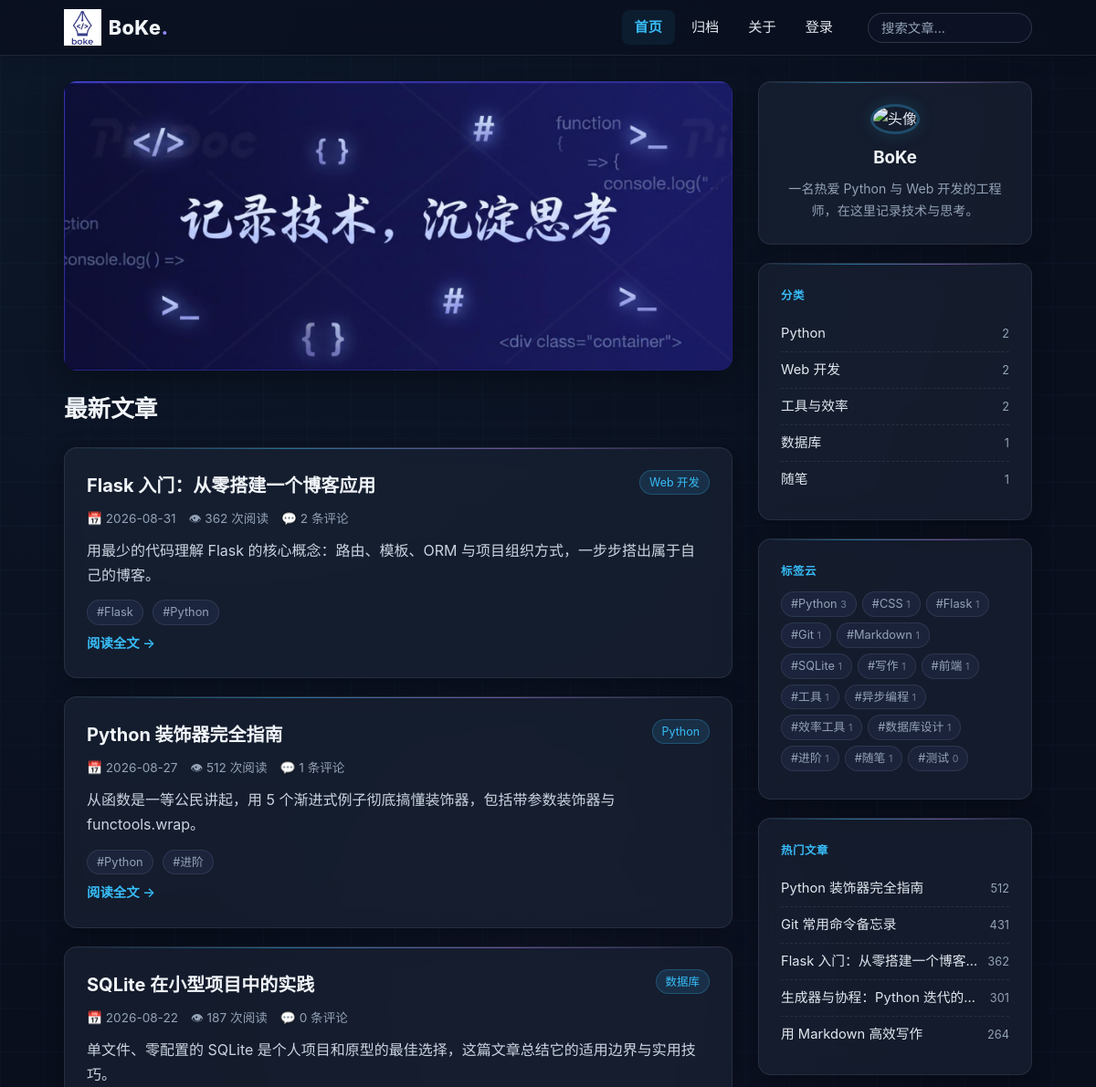
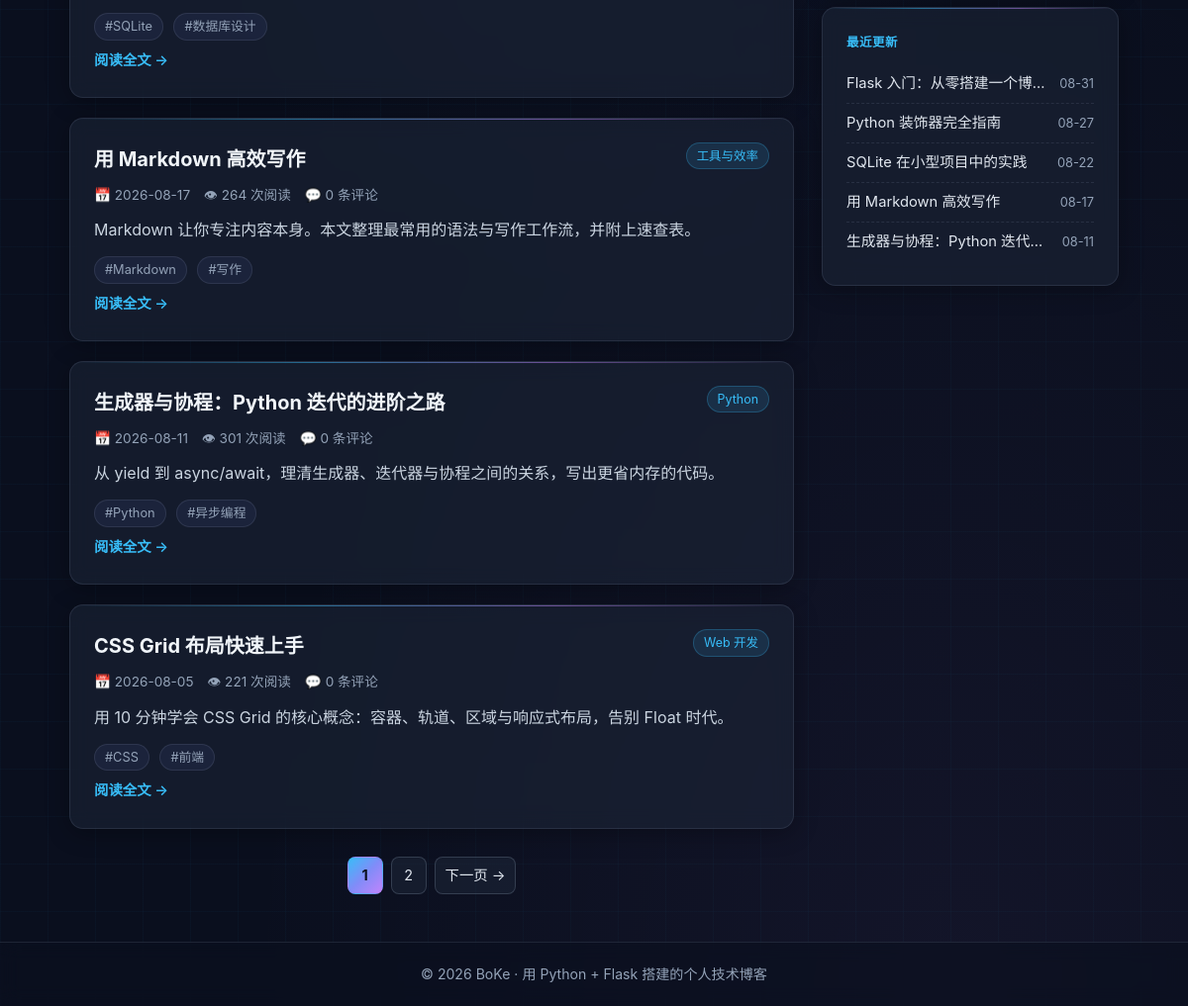
The page / on the database its author committed (2 pictures, top to bottom).
### models.py (models this page shows, shortened)
class Post(db.Model):
    id = db.Column(db.Integer, primary_key=True)
    title = db.Column(db.String(200), nullable=False)
    slug = db.Column(db.String(200), unique=True, nullable=False)
    summary = db.Column(db.Text)
    content = db.Column(db.Text, nullable=False)
    created_at = db.Column(db.DateTime, default=datetime.now, nullable=False)
    updated_at = db.Column(db.DateTime, default=datetime.now,
                           onupdate=datetime.now, nullable=False)
    views = db.Column(db.Integer, default=0, nullable=False)
    published = db.Column(db.Boolean, default=True, nullable=False)
    category_id = db.Column(db.Integer, db.ForeignKey('category.id'))
    comments = db.relationship('Comment', backref='post',
                               cascade='all, delete-orphan', lazy='dynamic')

class Category(db.Model):
    id = db.Column(db.Integer, primary_key=True)
    name = db.Column(db.String(50), unique=True, nullable=False)
    posts = db.relationship('Post', backref='category', lazy='dynamic')

class Tag(db.Model):
    id = db.Column(db.Integer, primary_key=True)
    name = db.Column(db.String(50), unique=True, nullable=False)
    posts = db.relationship('Post', secondary=post_tags,
                            backref=db.backref('tags', lazy='joined'),
                            lazy='dynamic')

### app.py (the view)
    @app.route('/')
    def index():
        p = paginated_posts()
        return render_template('list.html', posts=p.items, pagination=p,
                               endpoint='index', title='最新文章',
                               subtitle=None, kwargs={})

### templates/list.html (shortened to what this page needs)
{% extends 'base.html' %}
{% from 'pagination.html' import render_pagination %}
{% block content %}
{% if request.endpoint == 'index' %}
<img class="home-banner" src="{{ url_for('static', filename='assets/banner.png') }}" alt="记录技术，沉淀思考">
{% endif %}
<div class="page-head">
  <h1>{{ title }}</h1>
</div>
{% for post in posts %}
<article class="card post-card">
  <div class="post-card-head">
    <h2><a href="{{ url_for('post_detail', slug=post.slug) }}">{{ post.title }}</a></h2>
    {% if post.category %}
    <a class="badge" href="{{ url_for('category', name=post.category.name) }}">{{ post.category.name }}</a>
    {% endif %}
  </div>
  <div class="post-meta">
    <span>📅 {{ post.created_at.strftime('%Y-%m-%d') }}</span>
    <span>👁 {{ post.views }} 次阅读</span>
    <span>💬 {{ post.comments.count() }} 条评论</span>
  </div>
  {% if post.summary %}<p class="post-summary">{{ post.summary }}</p>{% endif %}
  <div class="post-tags">
    {% for tag in post.tags %}
    <a class="tag" href="{{ url_for('tag', name=tag.name) }}">#{{ tag.name }}</a>
    {% endfor %}
  </div>
  <a class="read-more" href="{{ url_for('post_detail', slug=post.slug) }}">阅读全文 →</a>
</article>
{% else %}
<div class="card empty">没有找到文章。</div>
{% endfor %}
{{ render_pagination(pagination, endpoint, kwargs or {}) }}
{% endblock %}

### templates/base.html (shortened to what this page needs)
<!DOCTYPE html>
<html lang="zh-CN">
<head>
<link rel="stylesheet" href="{{ url_for('static', filename='css/style.css') }}">
<link rel="stylesheet" href="{{ url_for('static', filename='css/pygments.css') }}">
</head>
<body>
<header class="site-header">
  <div class="container header-inner">
    <a class="logo" href="{{ url_for('index') }}"><img src="{{ url_for('static', filename='assets/logo.png') }}" alt="BoKe 技术博客">BoKe<span>.</span></a>
    <nav class="nav" id="site-nav">
      <a href="{{ url_for('index') }}" class="{{ 'active' if request.path == '/' }}">首页</a>
      <a href="{{ url_for('archive') }}" class="{{ 'active' if request.path == '/archive' }}">归档</a>
      <a href="{{ url_for('about') }}" class="{{ 'active' if request.path == '/about' }}">关于</a>
      {% if session.get('admin_id') %}
        <a href="{{ url_for('admin_dashboard') }}">后台</a>
        <a href="{{ url_for('admin_logout') }}">退出</a>
      {% else %}
        <a href="{{ url_for('admin_login') }}">登录</a>
      {% endif %}
    </nav>
    <form class="search-form" action="{{ url_for('search') }}" method="get">
      <input type="search" name="q" placeholder="搜索文章..." value="{{ request.args.get('q', '') }}">
    </form>
  </div>
</header>
<main class="container layout">
  <div class="content">
    {% block content %}{% endblock %}
  </div>
  <aside class="sidebar">
    <section class="card about-card">
      <img class="avatar" src="https://trae-api-cn.mchost.guru/api/ide/v1/text_to_image?prompt=flat%20minimal%20illustration%20avatar%20of%20a%20friendly%20programmer%20wearing%20headphones%2C%20indigo%20and%20white%20color%20palette%2C%20soft%20geometric%20background&image_size=square" alt="头像">
      <h3>BoKe</h3>
      <p class="muted">一名热爱 Python 与 Web 开发的工程师，在这里记录技术与思考。</p>
    </section>
    <section class="card">
      <h3 class="card-title">分类</h3>
      <ul class="side-list">
        {% for cat, count in nav_categories %}
        <li><a href="{{ url_for('category', name=cat.name) }}">{{ cat.name }}</a><span class="count">{{ count }}</span></li>
        {% else %}
        <li class="muted">暂无分类</li>
        {% endfor %}
      </ul>
    </section>
    <section class="card">
      <h3 class="card-title">标签云</h3>
      <div class="cloud">
        {% for tag, count in tag_cloud %}
        <a class="tag" href="{{ url_for('tag', name=tag.name) }}">#{{ tag.name }} <small>{{ count }}</small></a>
        {% else %}
        <span class="muted">暂无标签</span>
        {% endfor %}
      </div>
    </section>
    <section class="card">
      <h3 class="card-title">热门文章</h3>
      <ul class="side-list">
        {% for post in top_posts %}
        <li class="side-post"><a href="{{ url_for('post_detail', slug=post.slug) }}">{{ post.title }}</a><span class="count">{{ post.views }}</span></li>
        {% endfor %}
      </ul>
    </section>
    <section class="card">
      <h3 class="card-title">最近更新</h3>
      <ul class="side-list">
        {% for post in recent_posts %}
        <li class="side-post"><a href="{{ url_for('post_detail', slug=post.slug) }}">{{ post.title }}</a><span class="count">{{ post.created_at.strftime('%m-%d') }}</span></li>
        {% endfor %}
      </ul>
    </section>
  </aside>
</main>
<footer class="site-footer">
  <div class="container">
    <p>© 2026 BoKe · 用 Python + Flask 搭建的个人技术博客</p>
  </div>
</footer>
</body>
</html>

### templates/pagination.html (shortened to what this page needs)
{% macro render_pagination(pagination, endpoint, kwargs={}) %}
{% if pagination.pages > 1 %}
<nav class="pagination">
  {% for p in pagination.iter_pages(left_edge=1, left_current=2, right_current=2, right_edge=1) %}
    {% if p %}
      <a class="{{ 'active' if p == pagination.page }}" href="{{ url_for(endpoint, page=p, **kwargs) }}">{{ p }}</a>
    {% else %}
      <span class="ellipsis">…</span>
    {% endif %}
  {% endfor %}
  {% if pagination.has_next %}
  <a href="{{ url_for(endpoint, page=pagination.next_num, **kwargs) }}">下一页 →</a>
  {% endif %}
</nav>
{% endif %}
{% endmacro %}

### rows shown on the page
Post: title "Flask 入门：从零搭建一个博客应用", category.name "Web 开发", created_at "2026-08-31", views "362", comments.count "2", summary "用最少的代码理解 Flask 的核心概念：路由、模板、ORM 与项目组织方式，一步步搭出属于自己的博客。", created_at "08-31"
Tag: name "Flask", id "1"
Tag: name "Python", count "3"
Post: title "Python 装饰器完全指南", category.name "Python", created_at "2026-08-27", views "512", comments.count "1", summary "从函数是一等公民讲起，用 5 个渐进式例子彻底搞懂装饰器，包括带参数装饰器与 functools.wrap。", created_at "08-27"
Tag: name "进阶", count "1"
Post: title "SQLite 在小型项目中的实践", category.name "数据库", created_at "2026-08-22", views "187", comments.count "0", summary "单文件、零配置的 SQLite 是个人项目和原型的最佳选择，这篇文章总结它的适用边界与实用技巧。", created_at "08-22"
Tag: name "SQLite", count "1"
Tag: name "数据库设计", count "1"
Post: title "用 Markdown 高效写作", category.name "工具与效率", created_at "2026-08-17", views "264", comments.count "0", summary "Markdown 让你专注内容本身。本文整理最常用的语法与写作工作流，并附上速查表。", created_at "08-17"
Tag: name "Markdown", count "1"
Tag: name "写作", count "1"
Post: title "生成器与协程：Python 迭代的进阶之路", category.name "Python", created_at "2026-08-11", views "301", comments.count "0", summary "从 yield 到 async/await，理清生成器、迭代器与协程之间的关系，写出更省内存的代码。", created_at "08-11"
Tag: name "异步编程", count "1"
Post: title "CSS Grid 布局快速上手", category.name "Web 开发", created_at "2026-08-05", views "221", comments.count "0", summary "用 10 分钟学会 CSS Grid 的核心概念：容器、轨道、区域与响应式布局，告别 Float 时代。"
Tag: name "CSS", count "1"
Tag: name "前端", count "1"
Category: name "Python", id "2"
Category: name "Web 开发", count "2"
Category: name "工具与效率", count "2"
Category: name "数据库", count "1"
Category: name "随笔", count "1"
Tag: name "Git", count "1"
Tag: name "工具", count "1"
Tag: name "效率工具", count "1"
Tag: name "随笔", count "1"
Tag: name "测试", count "0"
Post: title "Git 常用命令备忘录", views "431"

### other values the page prints
{{ title }} "最新文章"
{{ p }} "1" "2"
